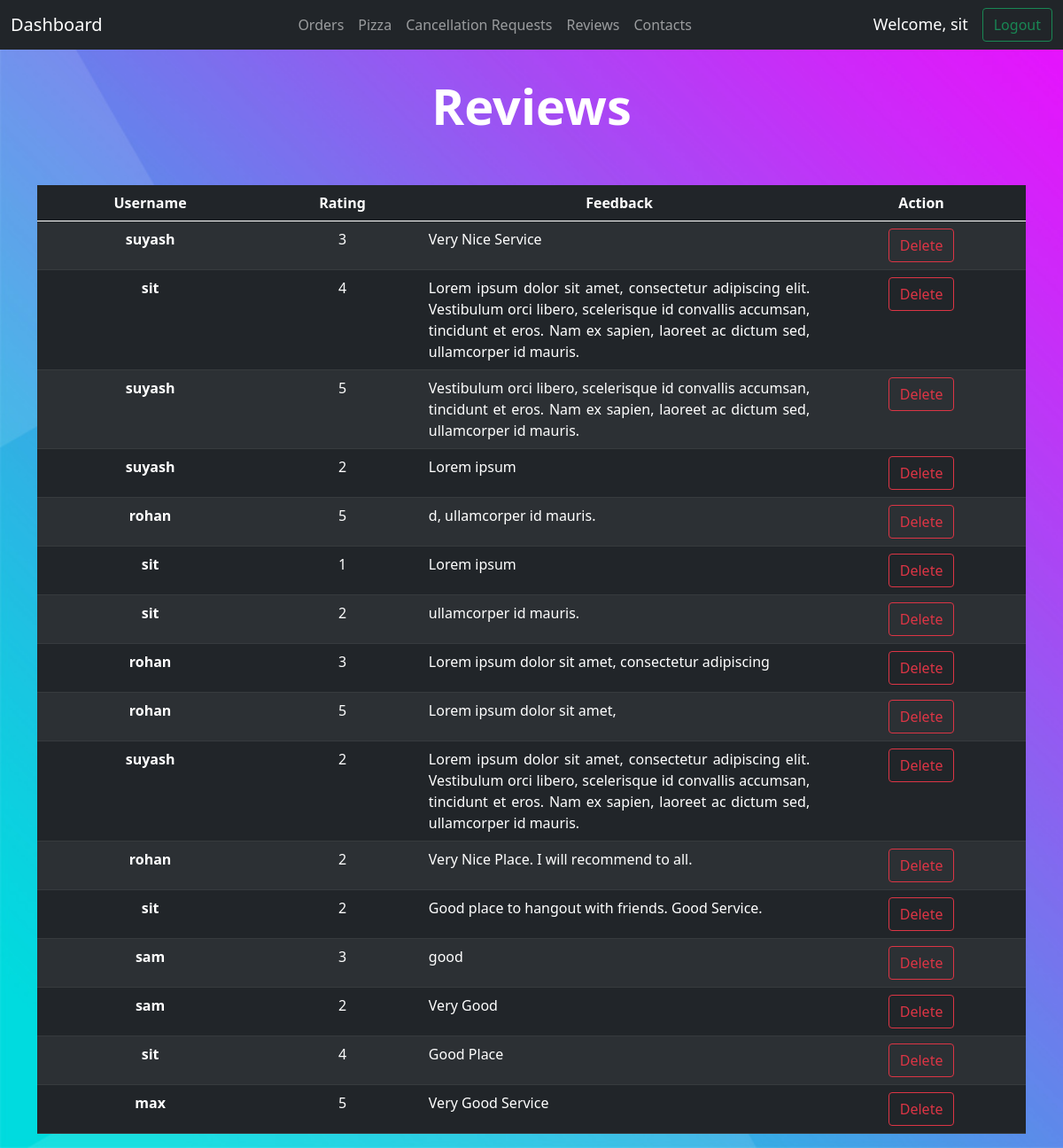
The page /review/list/ (signed in) on the database its author committed.
### StaffPanel/models.py (models this page shows, shortened)
class Review(models.Model):
    user = models.ForeignKey(User, on_delete=models.CASCADE, blank=True)
    ratings = models.IntegerField(null=False)
    feedback = models.CharField(max_length=500, blank=True)

### StaffPanel/views.py (the view)
# urls.py: path('review/list/', staff_handeling.reviewList, name="review_list"),
def reviewList(request):
    review_list = models.Review.objects.all()
    review_count = len(review_list)
    contextlib = {
        'reviews': review_list,
        'review_count': review_count,
    }
    return render(request, 'staff/main/reviews.html', context=contextlib)

### templates/staff/main/reviews.html (shortened to what this page needs)
{% extends 'staff/main/base.html' %}
{% block content %}
<div class="container text-center">
    <h1 class="display-4" style="font-weight: bold;margin-top: 30px;margin-bottom: 1em;color:white;">
        Reviews
    </h1>
    {% if review_count == 0 %}
    <h5 style="margin-top: 30px;margin-bottom: 1em;color:white;">
        There no reviews right now.
    </h5>
    {% else %}
        <table class="table table-striped table-hover table-dark" style="border-radius: 30px;">
            <thead>
                <tr>
                    <th scope="col">Username</th>
                    <th scope="col">Rating</th>
                    <th scope="col">Feedback</th>
                    <th scope="col">Action</th>
                </tr>
            </thead>
            <tbody>
                {% for review in reviews %}
                <tr>
                    <form action="{% url 'delete_review' review.id %}" method="post">
                        <th scope="row">{{ review.user.username }}</th>
                        <td>{{ review.ratings }}</td>
                        <td class="scroll">{{ review.feedback }}</td>
                        <td>
                            <input type="submit" class="btn btn-outline-danger" value="Delete" name="delete">
                        </td>
                    </form>
                </tr>
                {% endfor %}
            </tbody>
        </table>
    {% endif %}
</div>
{% endblock %}

### templates/staff/main/base.html (shortened to what this page needs)
<!DOCTYPE html>
  <html lang="en">
    {% load static %}
    <head>
      <link href="https://cdn.jsdelivr.net/npm/bootstrap@5.0.2/dist/css/bootstrap.min.css" rel="stylesheet">
    </head>
    <body>
      <section about="navbar">
        <nav class="navbar navbar-expand-lg navbar-dark bg-dark text-white">
          <div class="container-fluid">
            <a class="navbar-brand" href="{% url 'staffHomepage' %}">Dashboard</a>
            <div class="collapse navbar-collapse" id="navbarSupportedContent">
              <ul class="navbar-nav me-auto mb-2 mb-lg-0" style="margin: auto;">
                <li class="nav-item">
                  <a class="nav-link" href="{% url 'orders' %}">Orders</a>
                </li>
                <li class="nav-item">
                  <a class="nav-link" href="{% url 'viewPizza' %}">Pizza</a>
                </li>
                <li class="nav-item dropdown">
                  <a class="nav-link" href="{% url 'order_cancel_request_list' %}">Cancellation Requests</a>
                </li>
                <li class="nav-item">
                  <a class="nav-link" href="{% url 'review_list' %}">Reviews</a>
                </li>
                <li class="nav-item">
                  <a class="nav-link" href="{% url 'contact_list' %}">Contacts</a>
                </li>
              </ul>
              <form class="d-flex">
                <small style="padding-top: 5px;margin-right: 1rem;font-size: 18px;white-space: nowrap;">
                  Welcome, {{ user.username }}
                </small>
                <a href="{% url 'staffLogout' %}" class="btn btn-outline-success">Logout</a>
              </form>
            </div>
          </div>
        </nav>
      </section>
      {% block content %}
      {% endblock %}
    </body>
</html>

### templates/staff/main/reviews.html (style rules this page uses)
.scroll { width: 40%; height: 30px; overflow-x: hidden; overflow-y: auto; text-align:justify; }

### rows shown on the page
Review: user.username "suyash", ratings "3", feedback "Very Nice Service"
Review: user.username "sit", ratings "4", feedback "Lorem ipsum dolor sit amet, consectetur adipiscing elit. Vestibulum orci libero, scelerisque id convallis accumsan, tincidunt et eros. Nam ex sapien, laoreet ac dictum sed, ullamcorper id mauris."
Review: user.username "suyash", ratings "5", feedback "Vestibulum orci libero, scelerisque id convallis accumsan, tincidunt et eros. Nam ex sapien, laoreet ac dictum sed, ullamcorper id mauris."
Review: user.username "suyash", ratings "2", feedback "Lorem ipsum"
Review: user.username "rohan", ratings "5", feedback "d, ullamcorper id mauris."
Review: user.username "sit", ratings "1", feedback "Lorem ipsum"
Review: user.username "sit", ratings "2", feedback "ullamcorper id mauris."
Review: user.username "rohan", ratings "3", feedback "Lorem ipsum dolor sit amet, consectetur adipiscing"
Review: user.username "rohan", ratings "5", feedback "Lorem ipsum dolor sit amet,"
Review: user.username "suyash", ratings "2", feedback "Lorem ipsum dolor sit amet, consectetur adipiscing elit. Vestibulum orci libero, scelerisque id convallis accumsan, tincidunt et eros. Nam ex sapien, laoreet ac dictum sed, ullamcorper id mauris."
Review: user.username "rohan", ratings "2", feedback "Very Nice Place. I will recommend to all."
Review: user.username "sit", ratings "2", feedback "Good place to hangout with friends. Good Service."
Review: user.username "sam", ratings "3", feedback "good"
Review: user.username "sam", ratings "2", feedback "Very Good"
Review: user.username "sit", ratings "4", feedback "Good Place"
Review: user.username "max", ratings "5", feedback "Very Good Service"

### other values the page prints
{{ user.username }} "sit"
